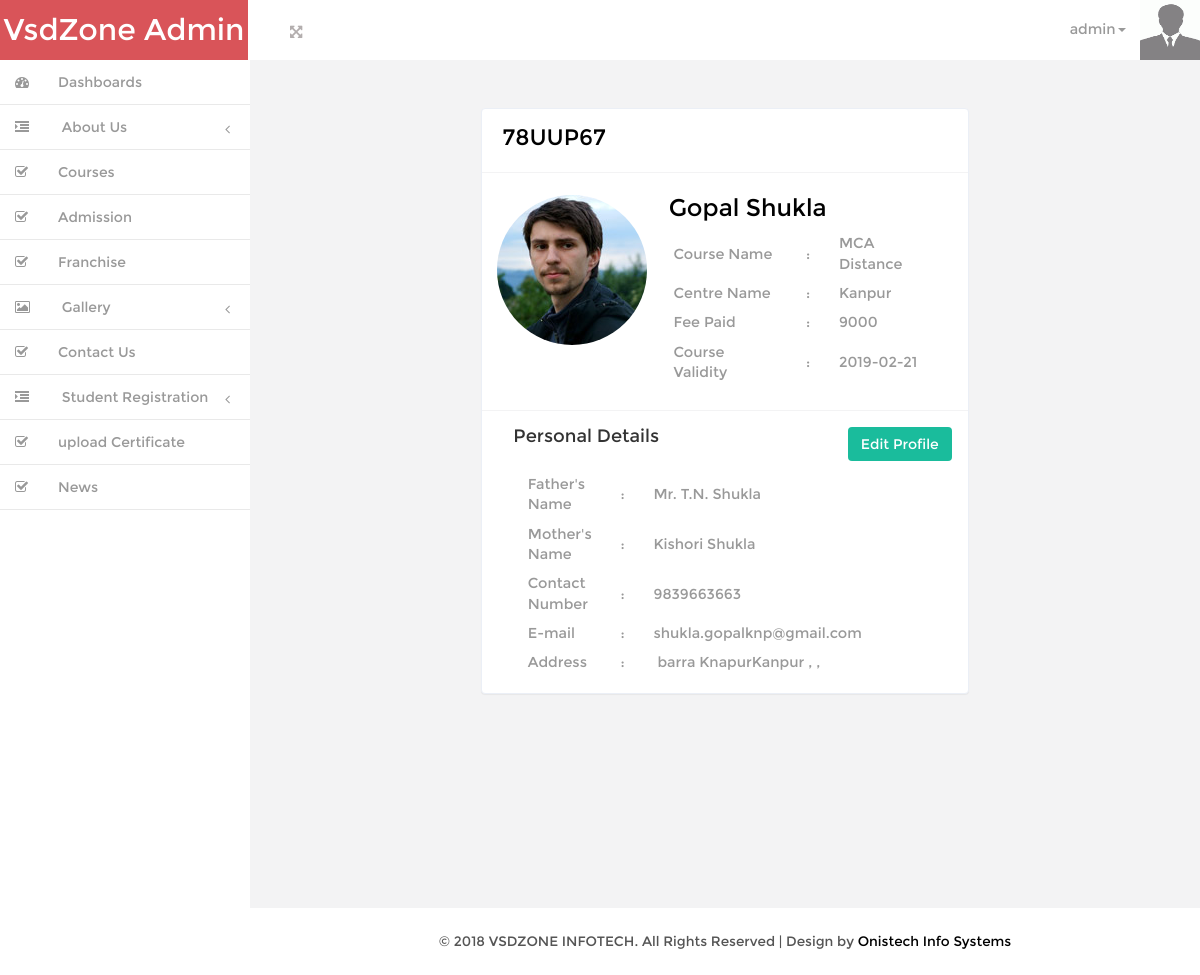
Page /theme/wpanel/view_studentprofile.php?Student_id=1 (signed in) on the committed database.
### tables this page shows
CREATE TABLE `students` (
  `Student_Id` int(11) NOT NULL,
  `s_email` varchar(100) NOT NULL,
  `s_contact` varchar(100) NOT NULL,
  `reg_number` varchar(100) NOT NULL,
  `date` date NOT NULL,
  `s_type` varchar(100) NOT NULL,
  `c_name` varchar(100) NOT NULL,
  `center_name` varchar(100) NOT NULL,
  `c_period` varchar(100) NOT NULL,
  `c_validity` date NOT NULL,
  `admission_fee` int(11) NOT NULL,
  `tution_fee` int(11) NOT NULL,
  `exam_fee` int(11) NOT NULL,
  `total_fee` int(11) NOT NULL,
  `s_name` varchar(100) NOT NULL,
  `s_father` varchar(100) NOT NULL,
  `s_mother` varchar(100) NOT NULL,
  `s_dob` date NOT NULL,
  `s_gender` varchar(100) NOT NULL,
  `s_qualification` varchar(100) NOT NULL,
  `s_village` varchar(100) NOT NULL,
  `s_PO` varchar(100) NOT NULL,
  `s_tehsil` varchar(100) NOT NULL,
  `s_district` varchar(100) NOT NULL,
  `s_pincode` varchar(100) NOT NULL,
  `s_state` varchar(100) NOT NULL,
  `s_city` varchar(100) NOT NULL,
  `s_nationality` varchar(100) NOT NULL,
  `s_cast` varchar(100) NOT NULL,
  `time` datetime NOT NULL
);

### theme/wpanel/view_studentprofile.php (the view, shortened to what this page needs)
<?php
if(isset($_SESSION["email"])!=''){
include 'layout.php';
$id=$_GET['Student_id'];
$q="SELECT * FROM `students` where Student_Id='".$id."'";
$run=mysql_query($q);
while($row=mysql_fetch_assoc($run)){
	$s_email=$row['s_email'];
   $s_contact=$row['s_contact'];
   $reg_number=$row['reg_number'];
   $c_name=$row['c_name'];
   $center_name=$row['center_name'];
   $c_validity=$row['c_validity'];
   $total_fee=$row['total_fee'];
   $s_name=$row['s_name'];
   $s_father=$row['s_father'];
   $s_mother=$row['s_mother'];
   $s_village=$row['s_village'];
   $s_PO=$row['s_PO'];
   $s_tehsil=$row['s_tehsil'];
   $s_district=$row['s_district'];
   $s_state=$row['s_state'];
   $s_city=$row['s_city'];
?>
<div class=" profile">
		<div class="profile-bottom">
			<h3><?php echo $reg_number?></h3>
			<div class="profile-bottom-top">
			<div class="col-md-4 profile-bottom-img">
				<img src="images/pr.jpg" alt="">
			</div>
			<div class="col-md-8 profile-text">
				<h6><?php echo $s_name?></h6>
				<table>
				<tr><td>Course Name</td>
				<td>:</td>
				<td><?php echo $c_name?></td></tr>
				<tr>
				<td>Centre Name</td>
				<td> :</td>
				<td><?php echo $center_name?></td>
				</tr>
				<tr>
				<td>Fee Paid</td>
				<td> :</td>
				<td> <?php echo $total_fee?></td>
				</tr>
				<tr>
				<td>Course Validity </td>
				<td>:</td>
				<td> <?php echo $c_validity?></td>
				</tr>
				</table>
			</div>
			<div class="clearfix"></div>
			</div>
			<div class="profile-btn">
                <div class="col-md-8 profile-text">
				<h4>Personal Details</h4></br>
				<table>
				<tr><td>Father's Name</td>
				<td>:</td>
				<td><?php echo $s_father?></td></tr>
				<tr>
				<td>Mother's Name</td>
				<td> :</td>
				<td><?php echo $s_mother?></td>
				</tr>
				<tr>
				<td>Contact Number</td>
				<td> :</td>
				<td><?php echo $s_contact?></td>
				</tr>
                <tr>
				<td>E-mail</td>
				<td> :</td>
				<td><?php echo $s_email?></td>
				</tr>
				<tr>
				<td>Address </td>
				<td>:</td>
				<td> <?php echo $s_village?>&nbsp<?php echo $s_PO?>&nbsp<?php echo $s_tehsil ?><?php echo $s_district?>&nbsp,<?php echo $s_city?>&nbsp,<?php echo $s_state?></td>
				</tr>
				</table>
			</div><button type="button" onclick="location.href='edit_profile.php?Student_Id=<?php echo $id?>'" class="btn bg-red">Edit Profile</button>
           <div class="clearfix"></div>
			</div>
		</div>
	</div>
<?php
}
}else {
	header('location:signin.php');
}
?>

### theme/wpanel/css/style.css (style rules this page uses)
h4, h5, h6, h1, h2, h3 { margin: 0; }
html, body { font-family:'Montserrat-Regular'; font-size: 100%; background:#F3F3F4; overflow-x: hidden; }
.btn { border-radius: 0px; outline: none; }
.profile { min-height:800px; padding:1em; }
.profile-bottom { width: 55%; margin: 0em auto; background-color: #fff; padding: 1em 0 ; border: 1px solid #ebeff6; border-radius: 4px; -webkit-border-radius: 4px; -o-border-radius: 4px; -moz-border-radius: 4px; -ms-border-radius: 4px; -webkit-box-shadow: 0 1px 1px rgba(0,0,0,.05); box-shadow: 0 1px 1px rgba(0,0,0,.05); }
.profile-bottom h3 { font-size: 1.4em; color:#000; padding: 0em 0.9em 1em; border-bottom: 1px solid #F3F3F4; margin-bottom: 1em; }
.profile-text h6 { font-size: 1.5em; color:#000; padding: 0em 0.4em 0.3em; }
.profile-text td { font-size: 0.9em; color:#999; padding: 0.3em 1em; }
.profile-bottom-top img { border-radius: 100px; -webkit-border-radius: 100px; -o-border-radius: 100px; -moz-border-radius: 100px; -ms-border-radius: 100px; }
.profile-btn { padding: 1em 1em 0; border-top: 1px solid #F3F3F4; }
.profile-btn button.btn.bg-red { border-radius: 4px; -webkit-border-radius: 4px; -o-border-radius: 4px; -moz-border-radius: 4px; -ms-border-radius: 4px; background:#1abc9c; color:#fff; float: right; }

### rows in the picture
students: reg_number "78UUP67", s_name "Gopal Shukla", c_name "MCA Distance", center_name "Kanpur", total_fee "9000", c_validity "2019-02-21", s_father "Mr. T.N. Shukla", s_mother "Kishori Shukla", s_contact "9839663663", s_email "shukla.gopalknp@gmail.com", s_PO "barra", s_tehsil "Knapur", s_district "Kanpur"

### other values in the picture
$_SESSION["email"] "admin"
